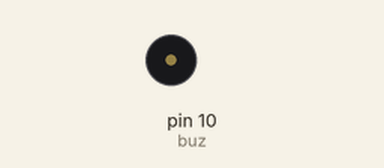
A sketch run on a simulated Arduino Uno, built with avr-gcc and run on an emulated ATmega328P. Shown: buzzer (waves = sounding).

Above: at 0.35 s.
Timing chart, 0 to 3.0 s (numbered marks = the images above):
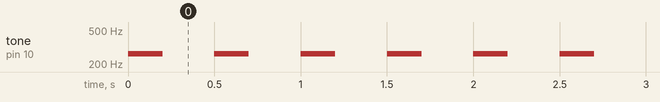

The sketch:

notas_con_buzzer.ino
```cpp
int buz = 10 ;
void setup()
{
  pinMode(buz,OUTPUT);
}

void loop()
{
  // necesitamos 3 cosas
  // el pin
  // la nota
  // duracion
  tone(buz,262,200);
  delay(500);
  noTone(buz);
}
/*
notas que se peuden ocuapr en arduino
 do -> 261
 re -> 293-66
 mi -> 329.63
 fa -> 349.23
 sol -> 392.00
 la -> 440.00
 si -> 493.68
 do 523.25

*/
```

Measured:
- by itself, tone on pin 10 (buz): alternates 262 Hz for 0.20 s and silent for 0.30 s
